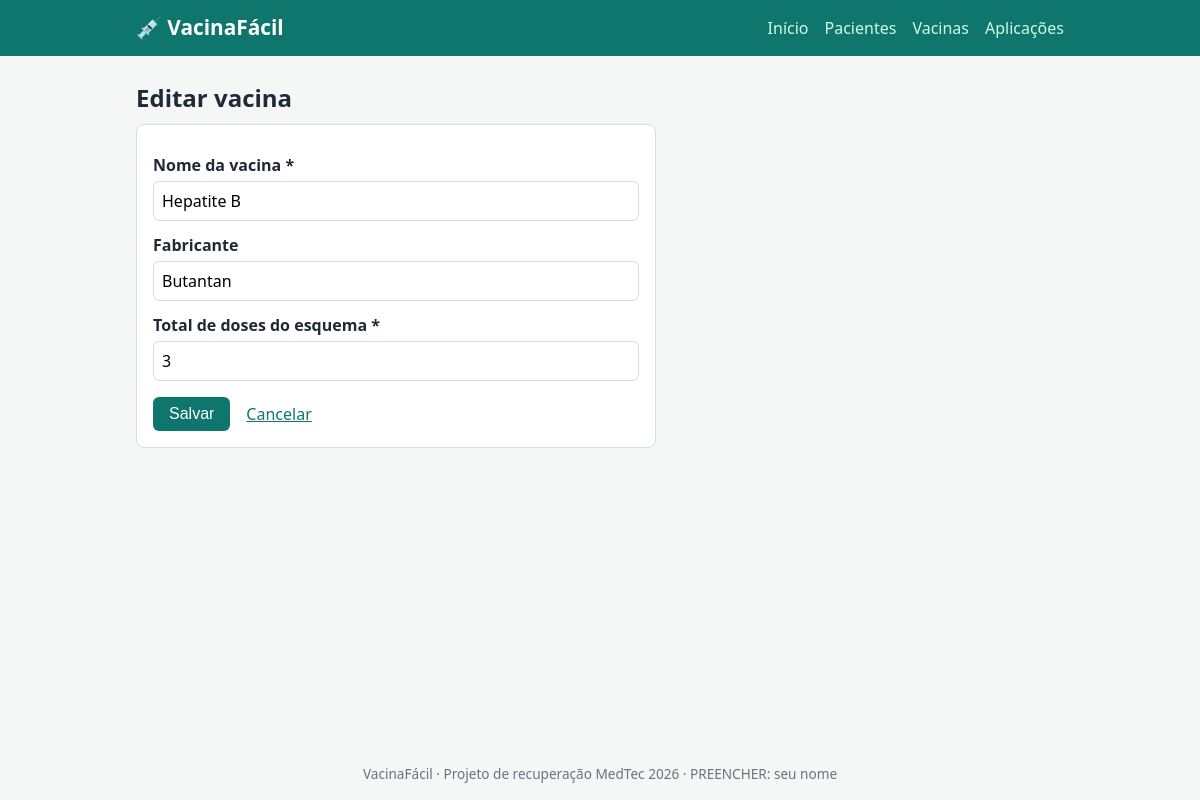
Page /vacinas/1/editar on the committed database.
### tables this page shows
CREATE TABLE vacinas (
            id INTEGER PRIMARY KEY AUTOINCREMENT,
            nome TEXT NOT NULL,
            fabricante TEXT,
            doses_total INTEGER NOT NULL DEFAULT 1
        );

### app.py (the view, shortened to what this page needs)
@app.route("/vacinas/<int:id>/editar", methods=["GET", "POST"])
def editar_vacina(id):
    db = get_db()
    vacina = db.execute("SELECT * FROM vacinas WHERE id = ?", (id,)).fetchone()
    if vacina is None:
        flash("Vacina não encontrada.", "erro")
        return redirect(url_for("listar_vacinas"))
    return render_template("vacina_form.html", vacina=vacina)

### app.py (called while the page is built)
def get_db():
    if "db" not in g:
        g.db = sqlite3.connect(DATABASE)
        g.db.row_factory = sqlite3.Row
        g.db.execute("PRAGMA foreign_keys = ON")
    return g.db

@app.teardown_appcontext
def fechar_db(erro=None):
    db = g.pop("db", None)
    if db is not None:
        db.close()

### templates/vacina_form.html (shortened to what this page needs)
{% extends "base.html" %}
{% block conteudo %}
{% set editando = vacina and vacina.id %}
<h1>{{ 'Editar vacina' if editando else 'Nova vacina' }}</h1>
<form class="formulario" method="post"
      action="{{ url_for('editar_vacina', id=vacina.id) if editando else url_for('nova_vacina') }}">
    <label for="nome">Nome da vacina *</label>
    <input type="text" id="nome" name="nome" value="{{ vacina.nome if vacina else '' }}" required>
    <label for="fabricante">Fabricante</label>
    <input type="text" id="fabricante" name="fabricante" value="{{ vacina.fabricante if vacina else '' }}">
    <label for="doses_total">Total de doses do esquema *</label>
    <input type="number" id="doses_total" name="doses_total" min="1"
           value="{{ vacina.doses_total if vacina else 1 }}" required>
    <div class="botoes">
        <button type="submit">Salvar</button>
        <a href="{{ url_for('listar_vacinas') }}">Cancelar</a>
    </div>
</form>
{% endblock %}

### static/style.css (style rules this page uses)
:root { --verde: #0f766e; --verde-escuro: #115e59; --fundo: #f4f7f6; --texto: #1f2937; --borda: #d5dedc; --erro: #b91c1c; }
* { box-sizing: border-box; }
body { margin: 0; font-family: system-ui, -apple-system, "Segoe UI", Roboto, sans-serif; background: var(--fundo); color: var(--texto); line-height: 1.5; min-height: 100vh; display: flex; flex-direction: column; }
h1 { margin: 0.5rem 0; font-size: 1.5rem; }
.botao, button { display: inline-block; background: var(--verde); color: #fff; border: none; border-radius: 6px; padding: 0.5rem 1rem; font-size: 1rem; cursor: pointer; text-decoration: none; }
.formulario { background: #fff; border: 1px solid var(--borda); border-radius: 8px; padding: 1rem; max-width: 520px; }
label { display: block; margin: 0.75rem 0 0.25rem; font-weight: 600; }
input, select, textarea { width: 100%; padding: 0.5rem; font-size: 1rem; border: 1px solid var(--borda); border-radius: 6px; font-family: inherit; }
.botoes { margin-top: 1rem; display: flex; gap: 1rem; align-items: center; }
a { color: var(--verde); }

### rows in the picture
vacinas: nome "Hepatite B", fabricante "Butantan", doses_total "3"

### other values in the picture
{{ 'Editar vacina' if editando else 'Nova vacina' }} "Editar vacina"
